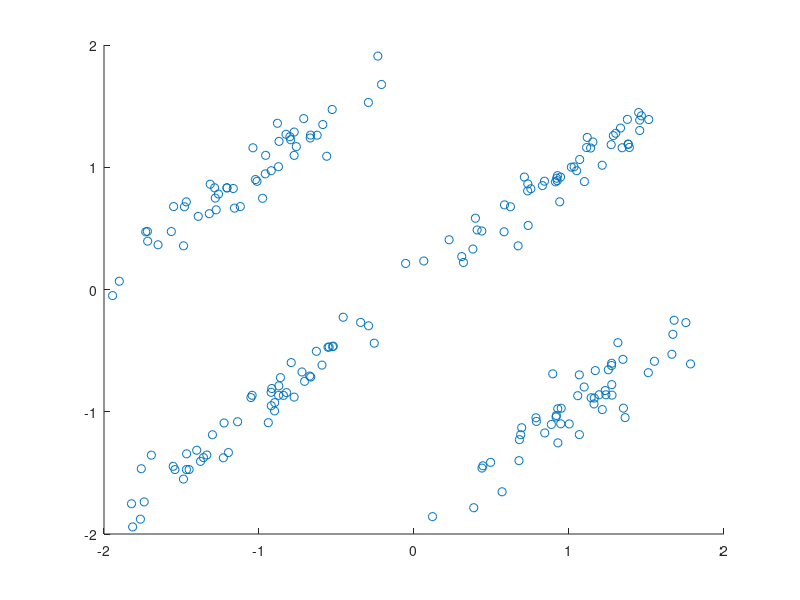
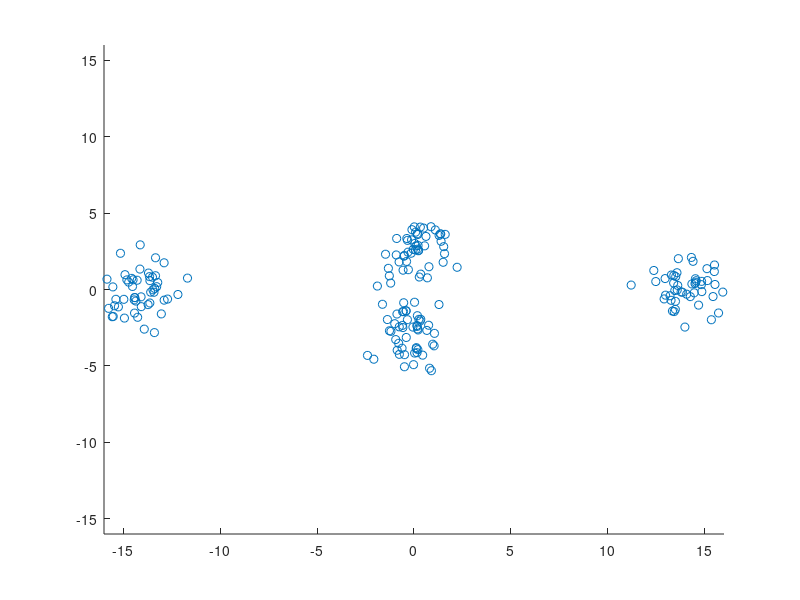

Write the MATLAB code that produced these figures, in order.
n=50;
sigmamin = .1;
sigmamax = .5;

Mu1 = ones(n,1)*[1 -1];
IsoNoise1 = randn(n,2);
RotMat = (sqrt(2)/2)*[1 -1; 1 1];
Noise1 = IsoNoise1*diag([sigmamin sigmamax])*RotMat;
X1 = Mu1 + Noise1;

Mu2 = ones(n,1)*[1 1];
IsoNoise2 = randn(n,2);
Noise2 = IsoNoise2*diag([sigmamin sigmamax])*RotMat;
X2 = Mu2 + Noise2;

Mu3 = ones(n,1)*[-1 1];
IsoNoise3 = randn(n,2);
Noise3 = IsoNoise3*diag([sigmamin sigmamax])*RotMat;
X3 = Mu3 + Noise3;

Mu4 = ones(n,1)*[-1 -1];
IsoNoise4 = randn(n,2);
Noise4 = IsoNoise4*diag([sigmamin sigmamax])*RotMat;
X4 = Mu4 + Noise4;

X=[X1; X2; X3; X4];

scatter(X(:,1),X(:,2))
xlim([-2 2])
ylim([-2 2])

%%
SqCov = diag([sigmamin sigmamax])*RotMat;
InvSqCov = inv(SqCov);

NewX = X*InvSqCov;

figure
scatter(NewX(:,1),NewX(:,2))
xlim([-16 16])
ylim([-16 16])